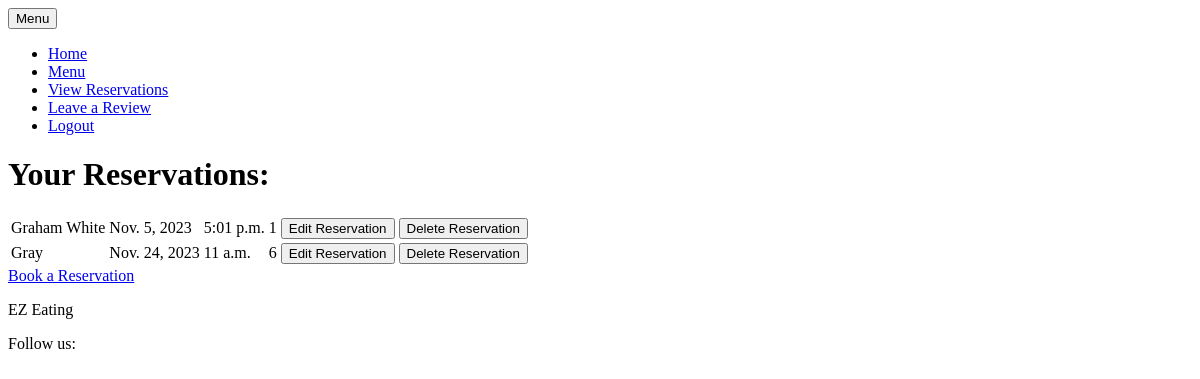
The page /booking (signed in) on the database as committed earlier.
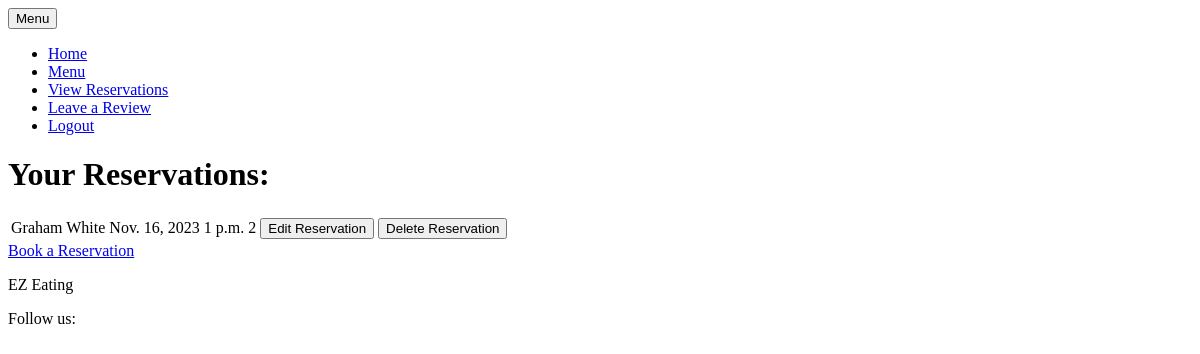
The same page on the database as committed later.
### booking/models.py (models this page shows, shortened)
class Reservation(models.Model):
    name = models.CharField(max_length=50, null=False, blank=False)
    date = models.DateField(null=False, blank=False)
    time = models.TimeField(null=False, blank=False)
    guest_number = models.IntegerField(null=False, blank=False)
    user = models.ForeignKey(
        settings.AUTH_USER_MODEL, on_delete=models.CASCADE,
        blank=True, null=True
        )
    class Meta:
        unique_together = ('date', 'time',)

### booking/views.py (the view)
# urls.py: path('booking', views.get_booking_list, name='get_booking_list'),
@login_required
def get_booking_list(request):
    reservations = Reservation.objects.all()
    context = {
        'reservations': reservations
    }
    return render(request, 'booking_list.html', context)

### booking/templates/booking_list.html
{% extends "base.html" %}
{% block content %}
    <h1>Your Reservations:</h1>
        <table>
        {% for reservation in reservations %}
            {% if reservation.user == request.user %}
                <tr>
                    <td>{{ reservation.name }}</td>
                    <td>{{ reservation.date }}</td>
                    <td>{{ reservation.time }}</td>
                    <td>{{ reservation.guest_number }}</td>
                    <td>
                        <a href="/edit/{{ reservation.id }}">
                                <button>Edit Reservation</button>
                        </a>
                    </td>
                    <td>
                        <a href="/delete/{{ reservation.id }}">
                            <button>Delete Reservation</button>
                        </a>
                    </td>
                </tr>
            {% endif %}
            {% empty %}
            <tr><td>You have no reservations!</td></tr>
        {% endfor %}
        </table>
        <a href="/create">Book a Reservation</a>
{%endblock%}

### booking/templates/base.html (shortened to what this page needs)
{% load static %}
<!DOCTYPE html>
<html lang="en">
<head>
    <link rel="stylesheet" href="{% static 'css/style.css' %}">
</head>
<body>
    <nav class="">
        <button class="">Menu</button>
        <div class="">
            <ul class="">
                <li class="">
                    <a class="" aria-current="" href="{% url 'home' %}">Home</a>
                </li>
                <li class="">
                    <a class="" aria-current="" href="{% url 'menu' %}">Menu</a>
                </li>
                {% if user.is_authenticated %}
                <li class="">
                    <a class="" href="{% url 'get_booking_list' %}">View Reservations</a>
                </li>
                <li class="">
                    <a class="" href="{% url 'review' %}">Leave a Review</a>
                </li>
                <li class="">
                    <a class="" href="{% url 'account_logout' %}">Logout</a>
                </li>
                {% endif %}
            </ul>
        </div>
    </nav>
    <main class="">
        {% block content %}
        {% endblock content %}
    </main>
    <footer class="">
        <p class="">EZ Eating</p>
        <p class="">Follow us:
            </p>
    </footer>
</body>
</html>

Rows that differ between the two databases and show on the page:
removed Reservation: name "Gray", date "Nov. 24, 2023", time "11 a.m.", guest_number "6"
changed Reservation "Graham White": date "Nov. 5, 2023" → "Nov. 16, 2023"; time "5:01 p.m." → "1 p.m."; guest_number "1" → "2"
